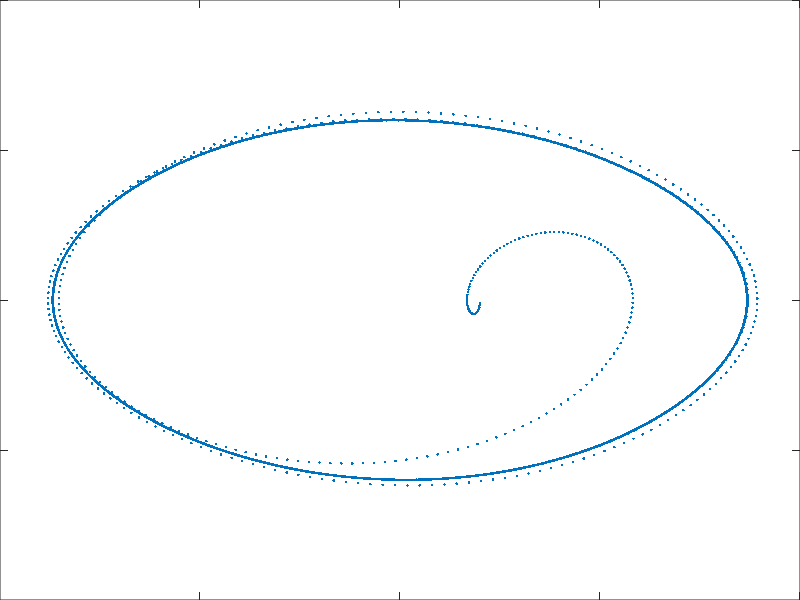
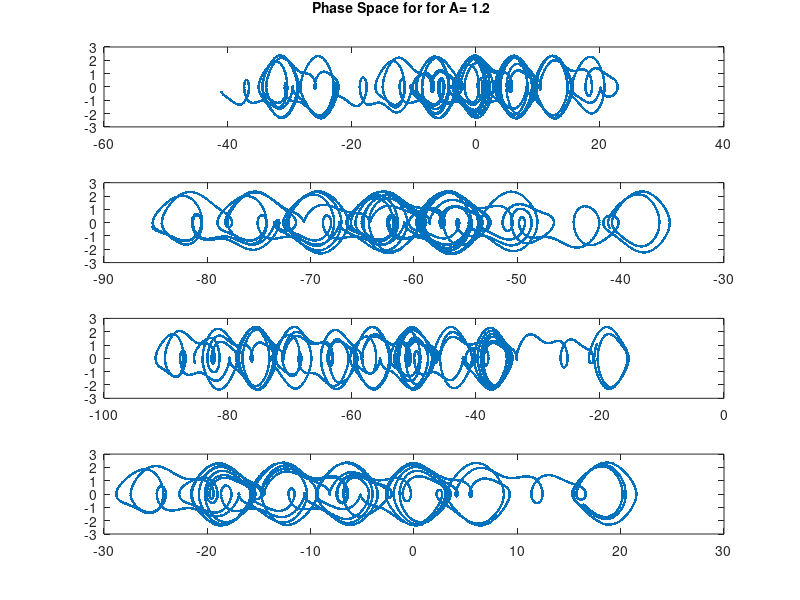
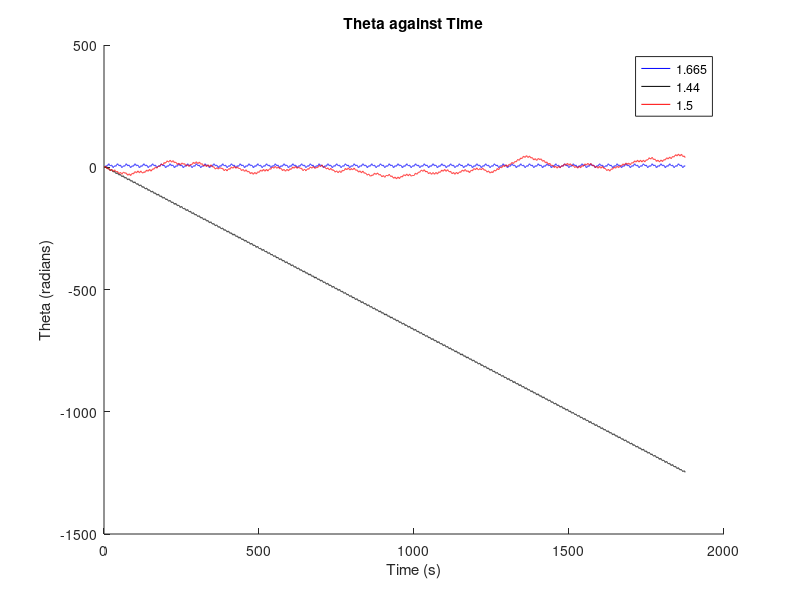
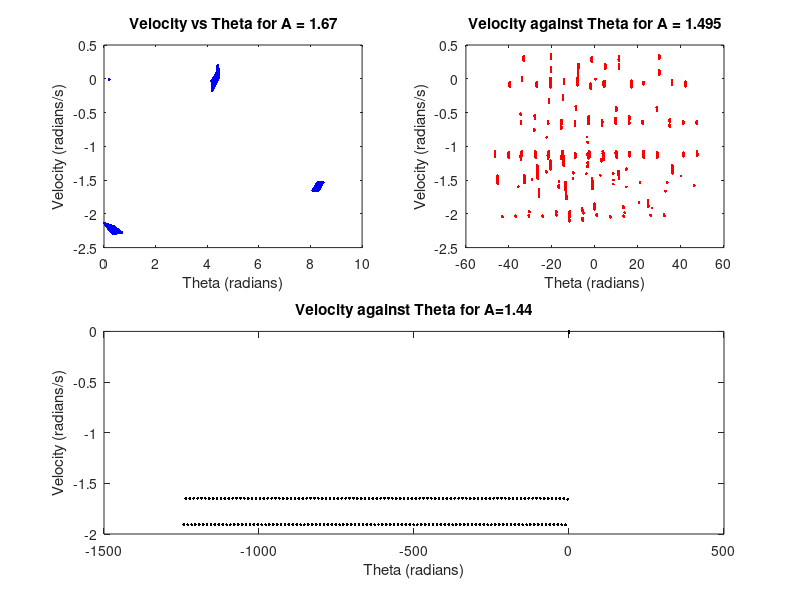

Write the MATLAB code that produced these figures, in order.

close all 
clear all,

[t1,x1,v1] = textread('forced_damped_A=1.665.txt', ' %f %f %f');
[t2,x2,v2] = textread('forced_damped_A=1.44.txt', ' %f %f %f');
[t3,x3,v3] = textread('forced_damped_A=0.5.txt', ' %f %f %f');
[t4,x4,v4] = textread('forced_damped_A=1.2.txt', ' %f %f %f');
[t5,x5,v5] = textread('forced_damped_A=1.5.txt', ' %f %f %f');

% for ii = 1:37500
%     p(ii) = mod(t(ii),2*pi);
% end


%%





for ii = 1:4
figure(1)
subplot(4,1,ii)
hold on
len = [1,10000,20000,30000,length(t3)];
plot(t3(len(ii):len(ii+1)),x3(len(ii):len(ii+1)),'*r')
figure(2)
subplot(4,1,ii)
len = [1,10000,20000,30000,length(t4)];
plot(x4(len(ii):len(ii+1)),v4(len(ii):len(ii+1)),'.')
end

figure(1)
axes('Position',[0 0 1 1],'Xlim',[0 1],'Ylim',[0
    1],'Box','off','Visible','off','Units','normalized', 'clipping' , 'off');
    text(0.5, 1,'\bf \theta over time for A= 0.5','HorizontalAlignment',... 
    'center','VerticalAlignment', 'top')
figure(2)
axes('Position',[0 0 1 1],'Xlim',[0 1],'Ylim',[0
    1],'Box','off','Visible','off','Units','normalized', 'clipping' , 'off');
    text(0.5, 1,'\bf Phase Space for for A= 1.2','HorizontalAlignment',... 
    'center','VerticalAlignment', 'top')

close 1

figure(1)
plot(x3,v3,'.')
title('Phase Space for A = 0.5')
xlabel('Theta [Rad]')
ylabel('Velocity [rad/s]')


figure(3)
hold on
plot(t1,x1,'b',t2,x2,'k',t5,x5,'r')
title('Theta against Time')
xlabel('Time (s)')
ylabel('Theta (radians)')
legend('1.665','1.44','1.5')
hold off

%%

[t11,x11,v11] = textread('Poincare_sect_A=1.665.txt', ' %f %f %f');
[t22,x22,v22] = textread('Poincare_sect_A=1.44.txt', ' %f %f %f');
[t33,x33,v33] = textread('Poincare_sect_A=1.5.txt', ' %f %f %f');
figure(4)
hold on
subplot(2,2,1)
plot(x11,v11,'b.')
title('Velocity vs Theta for A = 1.67')
xlabel('Theta (radians)')
ylabel('Velocity (radians/s)')
subplot(2,2,3:4)
plot(x22,v22,'k.')
title('Velocity against Theta for A=1.44')
xlabel('Theta (radians)')
ylabel('Velocity (radians/s)')
subplot(2,2,2)
plot(x33,v33,'r.')
title('Velocity against Theta for A = 1.495')
xlabel('Theta (radians)')
ylabel('Velocity (radians/s)')
hold off
% xlim([-0.005 0.23])
% ylim([-0.02 0.001])
